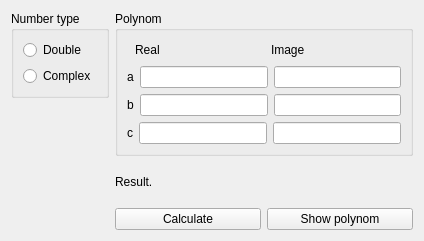
<?xml version="1.0" encoding="UTF-8"?>
<ui version="4.0">
 <class>TInterface</class>
 <widget class="QWidget" name="TInterface">
  <property name="geometry">
   <rect>
    <x>0</x>
    <y>0</y>
    <width>424</width>
    <height>241</height>
   </rect>
  </property>
  <property name="windowTitle">
   <string>TInterface</string>
  </property>
  <layout class="QHBoxLayout" name="horizontalLayout_5">
   <item>
    <layout class="QVBoxLayout" name="verticalLayout_4">
     <item>
      <widget class="QGroupBox" name="groupBox_2">
       <property name="title">
        <string>Number type</string>
       </property>
       <layout class="QVBoxLayout" name="verticalLayout_3">
        <item>
         <widget class="QRadioButton" name="_doubleType">
          <property name="text">
           <string>Double</string>
          </property>
          <property name="checkable">
           <bool>true</bool>
          </property>
          <property name="checked">
           <bool>false</bool>
          </property>
         </widget>
        </item>
        <item>
         <widget class="QRadioButton" name="_complexType">
          <property name="text">
           <string>Complex</string>
          </property>
         </widget>
        </item>
       </layout>
      </widget>
     </item>
     <item>
      <spacer name="verticalSpacer">
       <property name="orientation">
        <enum>Qt::Vertical</enum>
       </property>
       <property name="sizeHint" stdset="0">
        <size>
         <width>20</width>
         <height>40</height>
        </size>
       </property>
      </spacer>
     </item>
    </layout>
   </item>
   <item>
    <layout class="QVBoxLayout" name="verticalLayout_2">
     <item>
      <widget class="QGroupBox" name="groupBox">
       <property name="title">
        <string>Polynom</string>
       </property>
       <layout class="QVBoxLayout" name="verticalLayout">
        <item>
         <layout class="QHBoxLayout" name="horizontalLayout_4">
          <item>
           <spacer name="horizontalSpacer">
            <property name="orientation">
             <enum>Qt::Horizontal</enum>
            </property>
            <property name="sizeType">
             <enum>QSizePolicy::Fixed</enum>
            </property>
            <property name="sizeHint" stdset="0">
             <size>
              <width>8</width>
              <height>20</height>
             </size>
            </property>
           </spacer>
          </item>
          <item>
           <widget class="QLabel" name="_labelReal">
            <property name="text">
             <string>Real</string>
            </property>
           </widget>
          </item>
          <item>
           <widget class="QLabel" name="_labelImg">
            <property name="text">
             <string>Image</string>
            </property>
           </widget>
          </item>
         </layout>
        </item>
        <item>
         <layout class="QHBoxLayout" name="horizontalLayout">
          <item>
           <widget class="QLabel" name="_labelA">
            <property name="text">
             <string>a</string>
            </property>
           </widget>
          </item>
          <item>
           <widget class="QLineEdit" name="_lineEditAR"/>
          </item>
          <item>
           <widget class="QLineEdit" name="_lineEditAI"/>
          </item>
         </layout>
        </item>
        <item>
         <layout class="QHBoxLayout" name="horizontalLayout_2">
          <item>
           <widget class="QLabel" name="_labelB">
            <property name="text">
             <string>b</string>
            </property>
           </widget>
          </item>
          <item>
           <widget class="QLineEdit" name="_lineEditBR"/>
          </item>
          <item>
           <widget class="QLineEdit" name="_lineEditBI"/>
          </item>
         </layout>
        </item>
        <item>
         <layout class="QHBoxLayout" name="horizontalLayout_3">
          <item>
           <widget class="QLabel" name="_labelC">
            <property name="text">
             <string>c</string>
            </property>
           </widget>
          </item>
          <item>
           <widget class="QLineEdit" name="_lineEditCR"/>
          </item>
          <item>
           <widget class="QLineEdit" name="_lineEditCI"/>
          </item>
         </layout>
        </item>
       </layout>
      </widget>
     </item>
     <item>
      <widget class="QLabel" name="_labelResult">
       <property name="text">
        <string>Result.</string>
       </property>
      </widget>
     </item>
     <item>
      <layout class="QHBoxLayout" name="horizontalLayout_7">
       <item>
        <widget class="QPushButton" name="_calc">
         <property name="text">
          <string>Calculate</string>
         </property>
        </widget>
       </item>
       <item>
        <widget class="QPushButton" name="_show">
         <property name="text">
          <string>Show polynom</string>
         </property>
        </widget>
       </item>
      </layout>
     </item>
    </layout>
   </item>
  </layout>
 </widget>
 <resources/>
 <connections/>
</ui>
